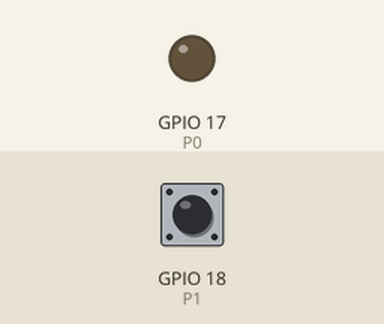
Bench run of a program on a simulated Raspberry Pi (BCM pin numbers). Shown: output pins drawn as LEDs (lit = HIGH). The test bench sets the inputs (shaded band); at power-on: GPIO 18 (P1) HIGH.

Above: at 1.2 s.
1.3 s: GPIO 18 (P1) pulled LOW for 0.15 s
At 1.37 s:
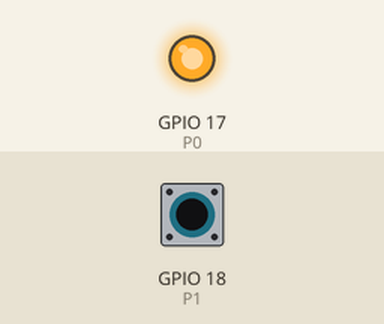
2.9 s: GPIO 18 (P1) pulled LOW for 3.2 s
At 6.6 s:
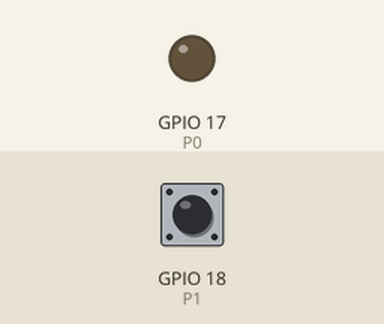
Timing chart, 0 to 8.1 s (numbered marks = the images above; inputs shaded):
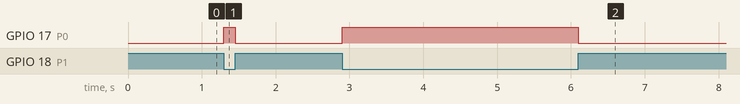

The program:

Pins.py
```python
import RPi.GPIO as GPIO

# BCM to WiringPi pin numbers
P0 = 17 # LED pin
P1 = 18 # Button pin

def Init():
    GPIO.setwarnings(False) # suppress GPIO used message
    GPIO.setmode(GPIO.BCM) # use BCM pin numbers
    GPIO.setup(P0, GPIO.OUT) # set LED pin as output
    # set button pin as input
    # also use internal pull-up so we don't need external resistor
    GPIO.setup(P1, GPIO.IN, pull_up_down=GPIO.PUD_UP)

def LEDon():
    GPIO.output(P0, GPIO.HIGH)

def LEDoff():
    GPIO.output(P0, GPIO.LOW)

def SetLED(state):
    if state:
        LEDon()
    else:
        LEDoff()

# the "not" is used to reverse the state of the input
# when pull-up is used, 1 is returned when the button is not pressed
def ReadButton():
    if not GPIO.input(P1):
        return True
    else:
        return False

# if not used as a module (standalone), run this test program
if __name__ == "__main__":
    Init()
    try:
        while(True):
            SetLED(ReadButton())
    except:
        #clean exit on CTRL-C
        GPIO.cleanup()
        quit()
```

Measured:
- after the input at 1.3 s, GPIO 17 (P0): LOW → HIGH at once, → LOW 0.15 s later
- after the input at 2.9 s, GPIO 17 (P0): LOW → HIGH at once, → LOW 3.2 s later
